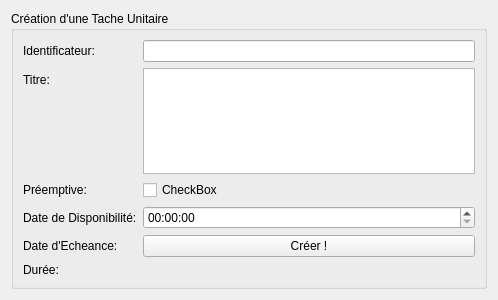
<?xml version="1.0" encoding="UTF-8"?>
<ui version="4.0">
 <class>ajouterTache</class>
 <widget class="QWidget" name="ajouterTache">
  <property name="geometry">
   <rect>
    <x>0</x>
    <y>0</y>
    <width>498</width>
    <height>300</height>
   </rect>
  </property>
  <property name="windowTitle">
   <string>Form</string>
  </property>
  <layout class="QVBoxLayout" name="verticalLayout">
   <item>
    <widget class="QGroupBox" name="groupBox">
     <property name="title">
      <string>Création d'une Tache Unitaire</string>
     </property>
     <layout class="QFormLayout" name="formLayout">
      <item row="2" column="0">
       <widget class="QLabel" name="label">
        <property name="text">
         <string>Identificateur:</string>
        </property>
       </widget>
      </item>
      <item row="2" column="1">
       <widget class="QLineEdit" name="identificateur"/>
      </item>
      <item row="4" column="0">
       <widget class="QLabel" name="label_2">
        <property name="text">
         <string>Titre:</string>
        </property>
       </widget>
      </item>
      <item row="4" column="1">
       <widget class="QPlainTextEdit" name="titre">
        <property name="minimumSize">
         <size>
          <width>0</width>
          <height>0</height>
         </size>
        </property>
       </widget>
      </item>
      <item row="6" column="1">
       <widget class="QTimeEdit" name="duree">
        <property name="showGroupSeparator" stdset="0">
         <bool>false</bool>
        </property>
        <property name="calendarPopup">
         <bool>true</bool>
        </property>
       </widget>
      </item>
      <item row="7" column="0">
       <widget class="QLabel" name="label_4">
        <property name="text">
         <string>Date d'Echeance:</string>
        </property>
       </widget>
      </item>
      <item row="6" column="0">
       <widget class="QLabel" name="label_3">
        <property name="text">
         <string>Date de Disponibilité:</string>
        </property>
       </widget>
      </item>
      <item row="7" column="1">
       <widget class="QPushButton" name="pushButton">
        <property name="text">
         <string>Créer !</string>
        </property>
       </widget>
      </item>
      <item row="8" column="0">
       <widget class="QLabel" name="label_5">
        <property name="text">
         <string>Durée:</string>
        </property>
       </widget>
      </item>
      <item row="5" column="0">
       <widget class="QLabel" name="label_6">
        <property name="text">
         <string>Préemptive:</string>
        </property>
       </widget>
      </item>
      <item row="5" column="1">
       <widget class="QCheckBox" name="checkBox">
        <property name="text">
         <string>CheckBox</string>
        </property>
       </widget>
      </item>
     </layout>
    </widget>
   </item>
  </layout>
 </widget>
 <resources/>
 <connections/>
</ui>
